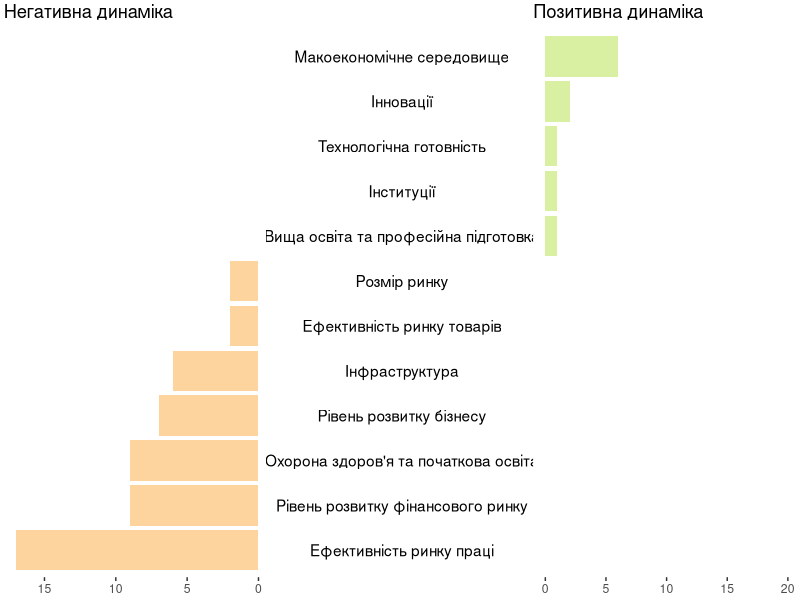

This chart was generated by the following R code:
#Код для створення двостороннього барчарту

library(dplyr)
library(ggplot2)
library(grid)
library(gridExtra)
DATA <- data_frame(
  state = c("Макоекономічне середовище", "Інновації", "Вища освіта та професійна підготовка", 
            "Технологічна готовність", "Інституції", "Розмір ринку", "Ефективність ринку товарів", 
            "Інфраструктура", "Рівень розвитку бізнесу", "Охорона здоров'я та початкова освіта", 
            "Рівень розвитку фінансового ринку", "Ефективність ринку праці"),
  "Позитивна динаміка" = c(6,2,1,1,1,0.001,0.0001,0.00001,0.000001,0.0000001,0.00000001,0),
  "Негативна динаміка" = c(0,0,0,0,0,2,2,6,7,9,9,17)
)

g.mid<-ggplot(DATA,aes(x=1,y=reorder(state, `Позитивна динаміка`)))+geom_text(aes(label=state))+
  ggtitle("")+
  ylab(NULL)+
  theme(axis.title=element_blank(),
        panel.grid=element_blank(),
        axis.text.y=element_blank(),
        axis.ticks.y=element_blank(),
        panel.background=element_blank(),
        axis.text.x=element_text(color=NA),
        axis.ticks.x=element_line(color=NA),
        plot.margin = unit(c(1,-1,1,-1), "mm"))

g1 <- ggplot(data = DATA, aes(x = reorder(state, `Позитивна динаміка`), y = `Негативна динаміка`)) +
  geom_bar(stat = "identity",fill="#fdd49e") + ggtitle("Негативна динаміка") +
  scale_y_continuous(limits=c(0,20))+
  ylab("") +
  xlab("") +
  theme(axis.title.x = element_blank(), 
        axis.title.y = element_blank(), 
        axis.text.y = element_blank(), 
        axis.ticks.y = element_blank(), 
        plot.margin = unit(c(1,-1,1,0), "mm")) +
  scale_y_reverse() + coord_flip() +
  theme(axis.line = element_blank(),
        panel.grid.major = element_blank(),
        panel.grid.minor = element_blank(),
        panel.border = element_blank(),
        panel.background = element_blank()) 

g2 <- ggplot(data = DATA, aes(x = reorder(state, `Позитивна динаміка`), y = `Позитивна динаміка`)) +xlab(NULL)+
  geom_bar(stat = "identity",fill="#d9f0a3") + ggtitle("Позитивна динаміка") +
  scale_y_continuous(limits=c(0,20))+
  ylab("") +
  xlab("") +
  theme(axis.title.x = element_blank(), axis.title.y = element_blank(), 
        axis.text.y = element_blank(), axis.ticks.y = element_blank(),
        plot.margin = unit(c(1,0,1,-1), "mm")) +
  coord_flip()+
  theme(axis.line = element_blank(),
        panel.grid.major = element_blank(),
        panel.grid.minor = element_blank(),
        panel.border = element_blank(),
        panel.background = element_blank()) 


gg1 <- ggplot_gtable(ggplot_build(g1))
gg2 <- ggplot_gtable(ggplot_build(g2))
gg.mid <- ggplot_gtable(ggplot_build(g.mid))

grid.arrange(gg1,gg.mid,gg2,ncol=3,widths=c(3/9,3/9,3/9))
